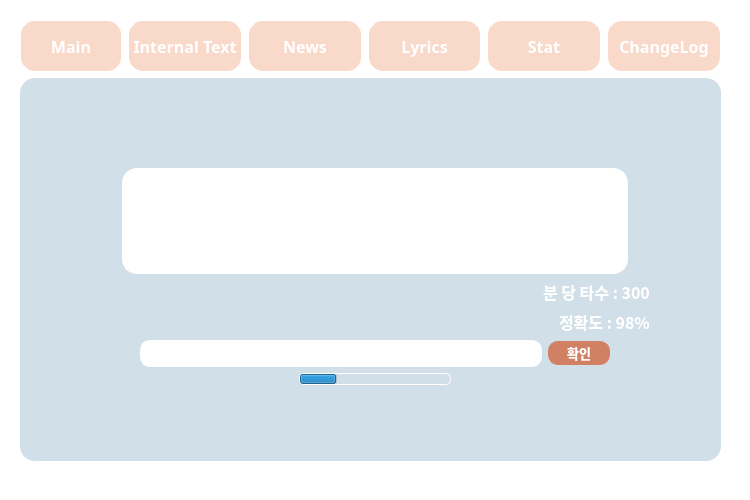
<?xml version="1.0" encoding="UTF-8"?>
<ui version="4.0">
 <class>MainWindow</class>
 <widget class="QMainWindow" name="MainWindow">
  <property name="geometry">
   <rect>
    <x>0</x>
    <y>0</y>
    <width>750</width>
    <height>500</height>
   </rect>
  </property>
  <property name="windowTitle">
   <string>MainWindow</string>
  </property>
  <property name="autoFillBackground">
   <bool>false</bool>
  </property>
  <property name="styleSheet">
   <string notr="true"/>
  </property>
  <widget class="QWidget" name="centralwidget">
   <property name="styleSheet">
    <string notr="true">background-color: rgb(255, 255, 255);</string>
   </property>
   <widget class="QWidget" name="verticalLayoutWidget_2">
    <property name="geometry">
     <rect>
      <x>20</x>
      <y>20</y>
      <width>701</width>
      <height>441</height>
     </rect>
    </property>
    <layout class="QVBoxLayout" name="verticalLayout_2" stretch="0,0">
     <item>
      <layout class="QHBoxLayout" name="horizontalLayout" stretch="0,0,0,0,0,0">
       <property name="spacing">
        <number>6</number>
       </property>
       <item>
        <widget class="QPushButton" name="pushButton">
         <property name="sizePolicy">
          <sizepolicy hsizetype="Fixed" vsizetype="Fixed">
           <horstretch>0</horstretch>
           <verstretch>0</verstretch>
          </sizepolicy>
         </property>
         <property name="minimumSize">
          <size>
           <width>102</width>
           <height>52</height>
          </size>
         </property>
         <property name="font">
          <font>
           <family>맑은 고딕</family>
           <pointsize>12</pointsize>
           <weight>75</weight>
           <bold>true</bold>
          </font>
         </property>
         <property name="styleSheet">
          <string notr="true">min-height : 50px;
border:1px solid #ffffff;
border-radius : 15px;
min-width : 100px;
background-color: rgb(249, 217, 202);
color:#ffffff;</string>
         </property>
         <property name="text">
          <string>Main</string>
         </property>
        </widget>
       </item>
       <item>
        <widget class="QPushButton" name="pushButton_2">
         <property name="font">
          <font>
           <family>맑은 고딕</family>
           <pointsize>12</pointsize>
           <weight>75</weight>
           <bold>true</bold>
          </font>
         </property>
         <property name="styleSheet">
          <string notr="true">min-height : 50px;
border:1px solid #ffffff;
border-radius : 15px;
min-width : 100px;
background-color: rgb(249, 217, 202);
color:#ffffff;</string>
         </property>
         <property name="text">
          <string>Internal Text</string>
         </property>
        </widget>
       </item>
       <item>
        <widget class="QPushButton" name="pushButton_3">
         <property name="font">
          <font>
           <family>맑은 고딕</family>
           <pointsize>12</pointsize>
           <weight>75</weight>
           <bold>true</bold>
          </font>
         </property>
         <property name="styleSheet">
          <string notr="true">min-height : 50px;
border:1px solid #ffffff;
border-radius : 15px;
min-width : 100px;
background-color: rgb(249, 217, 202);
color:#ffffff;</string>
         </property>
         <property name="text">
          <string>News</string>
         </property>
        </widget>
       </item>
       <item>
        <widget class="QPushButton" name="pushButton_4">
         <property name="font">
          <font>
           <family>맑은 고딕</family>
           <pointsize>12</pointsize>
           <weight>75</weight>
           <bold>true</bold>
          </font>
         </property>
         <property name="styleSheet">
          <string notr="true">min-height : 50px;
border:1px solid #ffffff;
border-radius : 15px;
min-width : 100px;
background-color: rgb(249, 217, 202);
color:#ffffff;</string>
         </property>
         <property name="text">
          <string>Lyrics</string>
         </property>
        </widget>
       </item>
       <item>
        <widget class="QPushButton" name="pushButton_5">
         <property name="font">
          <font>
           <family>맑은 고딕</family>
           <pointsize>12</pointsize>
           <weight>75</weight>
           <bold>true</bold>
          </font>
         </property>
         <property name="styleSheet">
          <string notr="true">min-height : 50px;
border:1px solid #ffffff;
border-radius : 15px;
min-width : 100px;
background-color: rgb(249, 217, 202);
color:#ffffff;</string>
         </property>
         <property name="text">
          <string>Stat</string>
         </property>
        </widget>
       </item>
       <item>
        <widget class="QPushButton" name="pushButton_6">
         <property name="font">
          <font>
           <family>맑은 고딕</family>
           <pointsize>12</pointsize>
           <weight>75</weight>
           <bold>true</bold>
          </font>
         </property>
         <property name="styleSheet">
          <string notr="true">min-height : 50px;
border:1px solid #ffffff;
border-radius : 15px;
min-width : 100px;
background-color: rgb(249, 217, 202);
color:#ffffff;</string>
         </property>
         <property name="text">
          <string>ChangeLog</string>
         </property>
        </widget>
       </item>
      </layout>
     </item>
     <item>
      <layout class="QVBoxLayout" name="verticalLayout_3" stretch="0">
       <item>
        <widget class="QStackedWidget" name="stackedWidget">
         <property name="styleSheet">
          <string notr="true">border:1px soild #ffffff;
border-radius:15px;</string>
         </property>
         <widget class="QWidget" name="page">
          <property name="styleSheet">
           <string notr="true">background-color: rgb(209, 223, 232);</string>
          </property>
          <widget class="QWidget" name="verticalLayoutWidget_3">
           <property name="geometry">
            <rect>
             <x>80</x>
             <y>50</y>
             <width>621</width>
             <height>331</height>
            </rect>
           </property>
           <layout class="QVBoxLayout" name="verticalLayout_4" stretch="0,0,0,0">
            <property name="spacing">
             <number>6</number>
            </property>
            <property name="sizeConstraint">
             <enum>QLayout::SetFixedSize</enum>
            </property>
            <item>
             <layout class="QVBoxLayout" name="verticalLayout_8">
              <item>
               <spacer name="verticalSpacer">
                <property name="orientation">
                 <enum>Qt::Vertical</enum>
                </property>
                <property name="sizeHint" stdset="0">
                 <size>
                  <width>20</width>
                  <height>40</height>
                 </size>
                </property>
               </spacer>
              </item>
              <item alignment="Qt::AlignHCenter">
               <widget class="QTextBrowser" name="textBrowser">
                <property name="styleSheet">
                 <string notr="true">border : 3px solid #ffffff;
border-radius : 15px;
max-width : 500px;
min-width: 500px;
max-height : 100px;
background-color: rgb(255, 255, 255);</string>
                </property>
               </widget>
              </item>
             </layout>
            </item>
            <item>
             <layout class="QVBoxLayout" name="verticalLayout_7">
              <item>
               <layout class="QHBoxLayout" name="horizontalLayout_9">
                <item>
                 <spacer name="horizontalSpacer_3">
                  <property name="orientation">
                   <enum>Qt::Horizontal</enum>
                  </property>
                  <property name="sizeHint" stdset="0">
                   <size>
                    <width>40</width>
                    <height>20</height>
                   </size>
                  </property>
                 </spacer>
                </item>
                <item>
                 <widget class="QLabel" name="label">
                  <property name="font">
                   <font>
                    <family>맑은 고딕</family>
                    <pointsize>12</pointsize>
                    <weight>75</weight>
                    <bold>true</bold>
                   </font>
                  </property>
                  <property name="styleSheet">
                   <string notr="true">color: rgb(255, 255, 255);</string>
                  </property>
                  <property name="text">
                   <string>분 당 타수 : 300</string>
                  </property>
                 </widget>
                </item>
               </layout>
              </item>
              <item>
               <layout class="QHBoxLayout" name="horizontalLayout_8">
                <item>
                 <spacer name="horizontalSpacer_4">
                  <property name="orientation">
                   <enum>Qt::Horizontal</enum>
                  </property>
                  <property name="sizeHint" stdset="0">
                   <size>
                    <width>40</width>
                    <height>20</height>
                   </size>
                  </property>
                 </spacer>
                </item>
                <item>
                 <widget class="QLabel" name="label_2">
                  <property name="font">
                   <font>
                    <family>맑은 고딕</family>
                    <pointsize>12</pointsize>
                    <weight>75</weight>
                    <bold>true</bold>
                   </font>
                  </property>
                  <property name="styleSheet">
                   <string notr="true">color: rgb(255, 255, 255);</string>
                  </property>
                  <property name="text">
                   <string>정확도 : 98%</string>
                  </property>
                 </widget>
                </item>
               </layout>
              </item>
             </layout>
            </item>
            <item>
             <layout class="QHBoxLayout" name="horizontalLayout_2">
              <item>
               <spacer name="horizontalSpacer">
                <property name="orientation">
                 <enum>Qt::Horizontal</enum>
                </property>
                <property name="sizeHint" stdset="0">
                 <size>
                  <width>40</width>
                  <height>20</height>
                 </size>
                </property>
               </spacer>
              </item>
              <item>
               <widget class="QLineEdit" name="lineEdit">
                <property name="font">
                 <font>
                  <family>맑은 고딕</family>
                  <pointsize>12</pointsize>
                 </font>
                </property>
                <property name="styleSheet">
                 <string notr="true">border:1px solid #ffffff;
border-radius:10px;
min-width:400px;
background-color:#ffffff;
</string>
                </property>
               </widget>
              </item>
              <item>
               <widget class="QPushButton" name="pushButton_7">
                <property name="font">
                 <font>
                  <family>맑은 고딕</family>
                  <pointsize>10</pointsize>
                  <weight>75</weight>
                  <bold>true</bold>
                 </font>
                </property>
                <property name="styleSheet">
                 <string notr="true">border:1px solid #d18063;
border-radius:10px;
min-height:22px;
background-color:#d18063;
min-width:60px;
color:#ffffff;
</string>
                </property>
                <property name="text">
                 <string>확인</string>
                </property>
               </widget>
              </item>
              <item>
               <spacer name="horizontalSpacer_2">
                <property name="orientation">
                 <enum>Qt::Horizontal</enum>
                </property>
                <property name="sizeHint" stdset="0">
                 <size>
                  <width>40</width>
                  <height>20</height>
                 </size>
                </property>
               </spacer>
              </item>
             </layout>
            </item>
            <item alignment="Qt::AlignHCenter">
             <widget class="QProgressBar" name="progressBar">
              <property name="styleSheet">
               <string notr="true">border: 1px solid white;
border-radius: 5px;
max-height:10px;
min-width:150px;</string>
              </property>
              <property name="value">
               <number>24</number>
              </property>
              <property name="textVisible">
               <bool>false</bool>
              </property>
             </widget>
            </item>
           </layout>
          </widget>
         </widget>
         <widget class="QWidget" name="page_2"/>
        </widget>
       </item>
      </layout>
     </item>
    </layout>
   </widget>
  </widget>
 </widget>
 <resources/>
 <connections/>
</ui>
